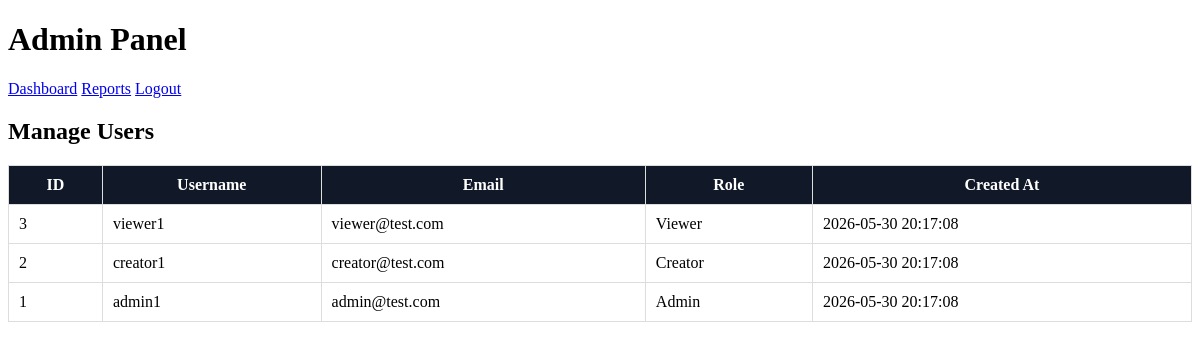
Screenshot of /admin/users.php (signed in) with the database file from the repository.
### tables this page shows
CREATE TABLE dbProj_users (
    user_id INT AUTO_INCREMENT PRIMARY KEY,
    role_id INT NOT NULL,
    username VARCHAR(50) NOT NULL UNIQUE,
    email VARCHAR(100) NOT NULL UNIQUE,
    password_hash VARCHAR(255) NOT NULL,
    created_at TIMESTAMP DEFAULT CURRENT_TIMESTAMP,
    FOREIGN KEY (role_id)
    REFERENCES dbProj_roles(role_id)
);

CREATE TABLE dbProj_roles (
    role_id INT AUTO_INCREMENT PRIMARY KEY,
    role_name VARCHAR(30) NOT NULL UNIQUE
);

### admin/users.php (the view, shortened to what this page needs)
<?php
include '../config.php';
$users = mysqli_query($conn, "
    SELECT u.user_id, u.username, u.email, u.created_at, r.role_name
    FROM dbProj_users u
    JOIN dbProj_roles r ON u.role_id = r.role_id
    ORDER BY u.created_at DESC
");
?>
<!DOCTYPE html>
<html>
<head>
    <link rel="stylesheet" href="../assets/style.css">
</head>
<body>
<header>
    <h1>Admin Panel</h1>
    <nav>
        <a href="index.php">Dashboard</a>
        <a href="reports.php">Reports</a>
        <a href="../logout.php">Logout</a>
    </nav>
</header>
<div class="container">
    <h2>Manage Users</h2>
    <table border="1" cellpadding="10" cellspacing="0" width="100%">
        <tr>
            <th>ID</th>
            <th>Username</th>
            <th>Email</th>
            <th>Role</th>
            <th>Created At</th>
        </tr>
        <?php while ($user = mysqli_fetch_assoc($users)): ?>
            <tr>
                <td><?php echo $user["user_id"]; ?></td>
                <td><?php echo htmlspecialchars($user["username"]); ?></td>
                <td><?php echo htmlspecialchars($user["email"]); ?></td>
                <td><?php echo htmlspecialchars($user["role_name"]); ?></td>
                <td><?php echo $user["created_at"]; ?></td>
            </tr>
        <?php endwhile; ?>
    </table>
</div>
</body>
</html>

### assets/style.css (style rules this page uses)
table { background: white; border-collapse: collapse; margin-bottom: 30px; }
th { background: #111827; color: white; }
td, th { border: 1px solid #ddd; }

### rows the page displays
dbproj_users: user_id "3", username "viewer1", email "viewer@test.com", role.role_name "Viewer", created_at "2026-05-30 20:17:08"
dbproj_users: user_id "2", username "creator1", email "creator@test.com", role.role_name "Creator", created_at "2026-05-30 20:17:08"
dbproj_users: user_id "1", username "admin1", email "admin@test.com", role.role_name "Admin", created_at "2026-05-30 20:17:08"
